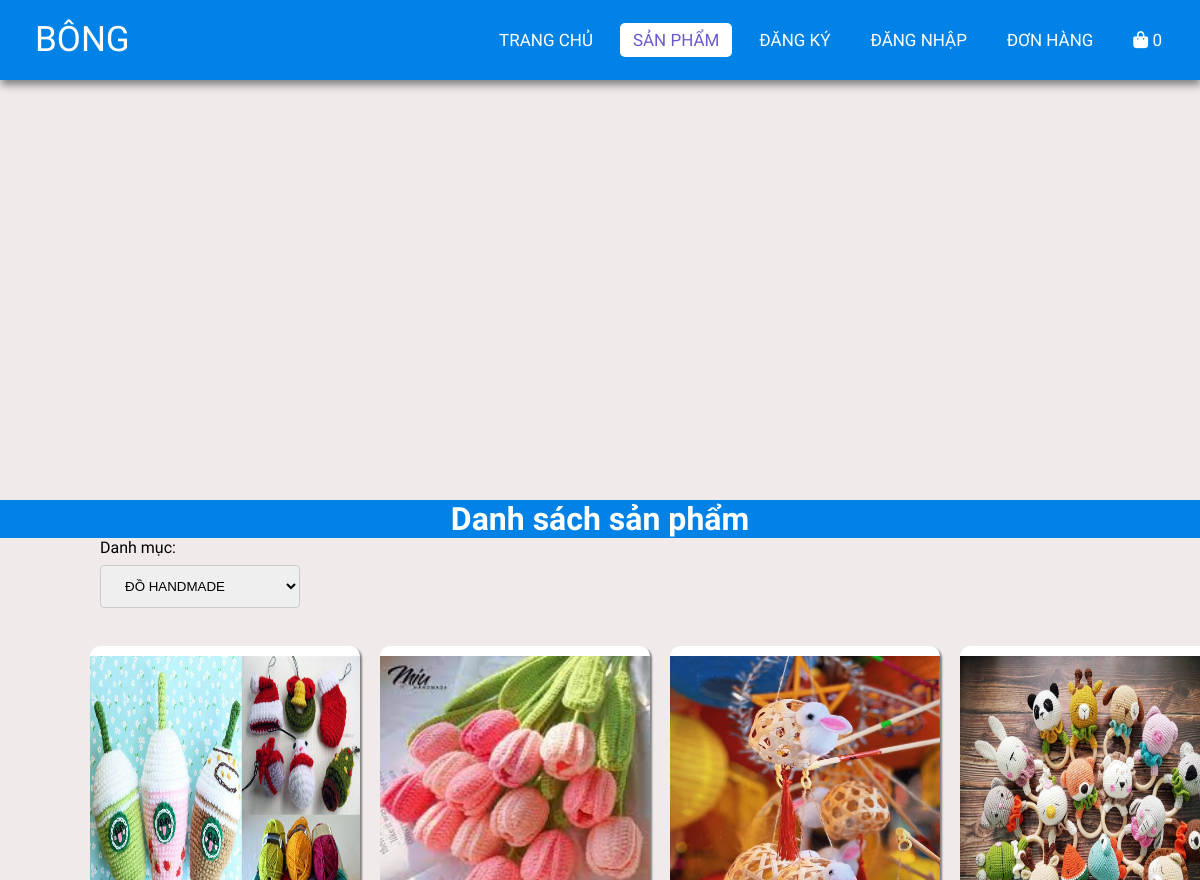
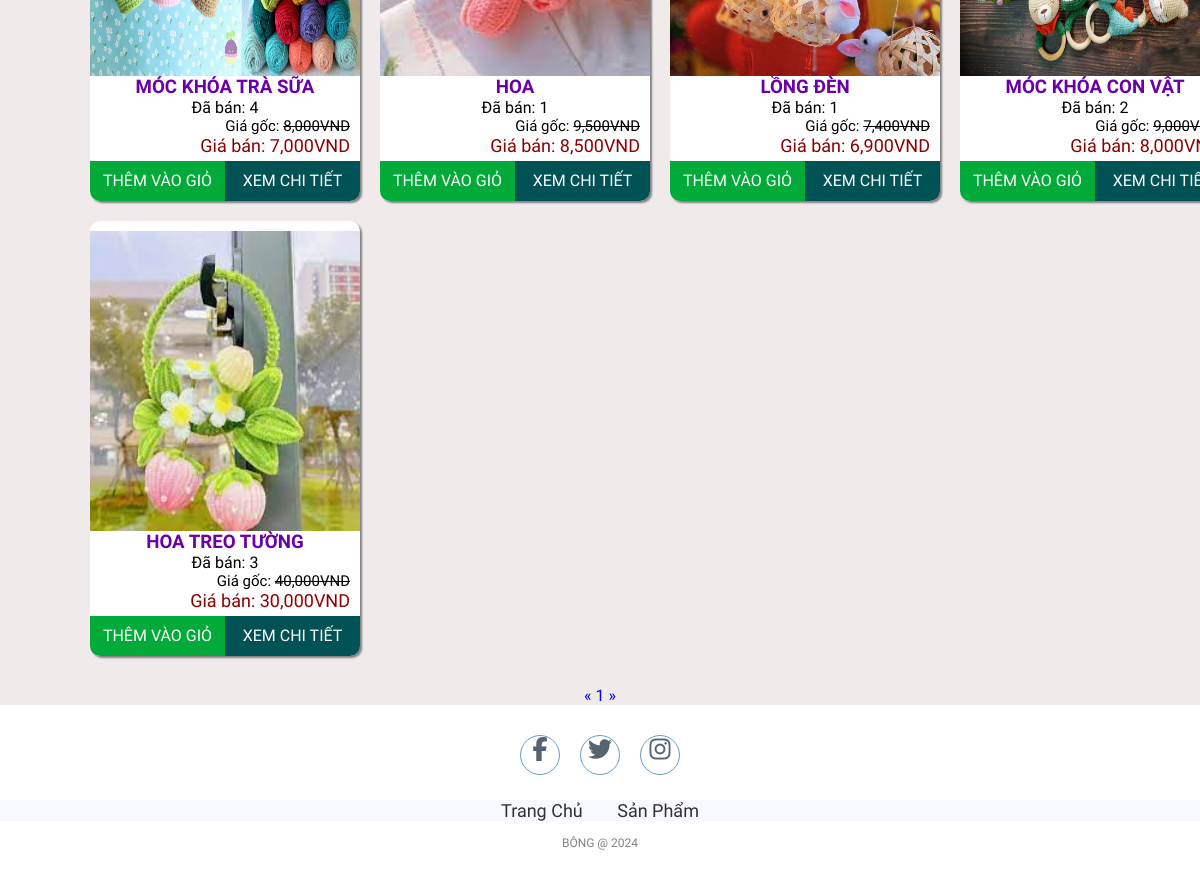
The app's page /productList.php with its own data (2 pictures, top to bottom).
### tables this page shows
CREATE TABLE `products` (
  `id` int(11) NOT NULL,
  `name` varchar(255) NOT NULL,
  `originalPrice` decimal(10,0) NOT NULL,
  `promotionPrice` decimal(10,0) NOT NULL,
  `image` varchar(50) NOT NULL,
  `createdBy` int(11) NOT NULL,
  `createdDate` date NOT NULL,
  `cateId` int(11) NOT NULL,
  `qty` int(11) NOT NULL,
  `des` varchar(1000) NOT NULL,
  `status` tinyint(1) NOT NULL,
  `soldCount` int(11) NOT NULL
);

### lib/database.php (called while the page is built, shortened)
<?php
class Database extends PDO
{
  public $host   = DB_HOST;
  public $user   = DB_USER;
  public $pass   = DB_PASS;
  public $dbname = DB_NAME;
  public $link;
  private function connectDB()
  {
    $this->link = new mysqli(
      $this->host,
      $this->user,
      $this->pass,
      $this->dbname
    );
  }
  public function select($query)
  {
    $result = $this->link->query($query);
    if ($result->num_rows > 0) {
      return $result;
    } else {
      return false;
    }
  }
}

### lib/session.php (called while the page is built, shortened)
<?php
class Session
{
   public static function get($key)
   {
      if (isset($_SESSION[$key])) {
         return $_SESSION[$key];
      } else {
         return false;
      }
   }
}

### classes/cart.php (called while the page is built, shortened)
<?php
$filepath = realpath(dirname(__FILE__));
include_once($filepath . '/../lib/database.php');
include_once($filepath . '/../lib/session.php');
include_once($filepath . '/../classes/product.php');
?>
<?php
class cart
{
    private $db;
    public function __construct()
    {
        $this->db = new Database();
    }
    public function getTotalQtyByUserId()
    {
        $userId = Session::get('userId');
        $query = "SELECT SUM(qty) as total FROM cart WHERE userId = '$userId' ";
        $mysqli_result = $this->db->select($query);
        if ($mysqli_result) {
            $result = mysqli_fetch_all($this->db->select($query), MYSQLI_ASSOC)[0];
            return $result;
        }
        return false;
    }
}
?>

### classes/categories.php (called while the page is built, shortened)
<?php
$filepath = realpath(dirname(__FILE__));
include_once($filepath . '/../lib/database.php');
include_once($filepath . '/../lib/session.php');
?>
<?php
class categories
{
    private $db;
    public function __construct()
    {
        $this->db = new Database();
    }
    public function getAll()
    {
        $query = "SELECT * FROM categories WHERE status = 1";
        $result_mysqli = $this->db->select($query);
        if ($result_mysqli) {
            $result = mysqli_fetch_all($result_mysqli, MYSQLI_ASSOC);
            return $result;
        }
        return false;
    }
}
?>

### classes/product.php (called while the page is built, shortened)
<?php
$filepath = realpath(dirname(__FILE__));
include_once($filepath . '/../lib/database.php');
include_once($filepath . '/../lib/session.php');
?>
<?php
class product
{
    private $db;
    public function __construct()
    {
        $this->db = new Database();
    }
    public function getCountPagingClient($cateId, $row = 8)
    {
        $query = "SELECT COUNT(*) FROM products WHERE cateId = $cateId";
        $mysqli_result = $this->db->select($query);
        if ($mysqli_result) {
            $totalrow = intval((mysqli_fetch_all($mysqli_result, MYSQLI_ASSOC)[0])['COUNT(*)']);
            $result = ceil($totalrow / $row);
            return $result;
        }
        return false;
    }
    public function getProductsByCateId($page = 1, $cateId, $total = 8)
    {
        $tmp = ($page - 1) * $total;
        $query =
            "SELECT *
			 FROM products
			 WHERE status = 1 AND cateId = $cateId
             LIMIT $tmp,$total";
        $mysqli_result = $this->db->select($query);
        if ($mysqli_result) {
            $result = mysqli_fetch_all($mysqli_result, MYSQLI_ASSOC);
            return $result;
        }
        return false;
    }
}
?>

### productList.php (the view, shortened to what this page needs)
<?php
include_once 'lib/session.php';
include_once 'classes/product.php';
include_once 'classes/categories.php';
include_once 'classes/cart.php';
$cart = new cart();
$totalQty = $cart->getTotalQtyByUserId();
$product = new product();
$list = $product->getProductsByCateId((isset($_GET['page']) ? $_GET['page'] : 1), (isset($_GET['cateId']) ? $_GET['cateId'] : 2));
$pageCount = $product->getCountPagingClient((isset($_GET['cateId']) ? $_GET['cateId'] : 2));
$categories = new categories();
$categoriesList = $categories->getAll();
?>
<!DOCTYPE html>
<html lang="en">
<head>
    <link rel="stylesheet" href="css/style.css">
    <link rel="stylesheet" href="https://cdnjs.cloudflare.com/ajax/libs/font-awesome/5.15.4/css/all.min.css">
</head>
<body>
    <nav>
        <label class="logo">BÔNG</label>
        <ul>
            <li><a href="index.php">Trang chủ</a></li>
            <li><a href="productList.php" class="active">Sản phẩm</a></li>
            <?php
            if (isset($_SESSION['user']) && $_SESSION['user']) { ?>
                <li><a href="logout.php" id="signin">Đăng xuất</a></li>
            <?php } else { ?>
                <li><a href="register.php" id="signup">Đăng ký</a></li>
                <li><a href="login.php" id="signin">Đăng nhập</a></li>
            <?php } ?>
            <li><a href="order.php" id="order">Đơn hàng</a></li>
            <li>
                <a href="checkout.php">
                    <i class="fa fa-shopping-bag"></i>
                    <span class="sumItem">
                        <?= ($totalQty['total']) ? $totalQty['total'] : "0" ?>
                    </span>
                </a>
            </li>
        </ul>
    </nav>
    <section class="banner"></section>
    <div class="featuredProducts">
        <h1>Danh sách sản phẩm</h1>
    </div>
    <div class="category">
        Danh mục: <select onchange="location = this.value;">
            <?php
            foreach ($categoriesList as $key => $value) {
                if ($value['id'] == $_GET['cateId']) { ?>
                    <option selected value="productList.php?cateId=<?= $value['id'] ?>"><?= $value['name'] ?></option>
                <?php } else { ?>
                    <option value="productList.php?cateId=<?= $value['id'] ?>"><?= $value['name'] ?></option>
                <?php } ?>
            <?php }
            ?>
        </select>
    </div>
    <div class="container">
        <?php if ($list) {
            foreach ($list as $key => $value) { ?>
                <div class="card">
                    <div class="imgBx">
                        <a href="detail.php?id=<?= $value['id'] ?>"><img src="admin/uploads/<?= $value['image'] ?>" alt=""></a>
                    </div>
                    <div class="content">
                        <div class="productName">
                            <a href="detail.php?id=<?= $value['id'] ?>">
                                <h3><?= $value['name'] ?></h3>
                            </a>
                        </div>
                        <div>
                            Đã bán: <?= $value['soldCount'] ?>
                        </div>
                        <div class="original-price">
                            <?php
                            if ($value['promotionPrice'] < $value['originalPrice']) { ?>
                                Giá gốc: <del><?= number_format($value['originalPrice'], 0, '', ',') ?>VND</del>
                            <?php } else { ?>
                                <p>.</p>
                            <?php } ?>
                        </div>
                        <div class="price">
                            Giá bán: <?= number_format($value['promotionPrice'], 0, '', ',') ?>VND
                        </div>
                        <div class="action">
                            <a class="add-cart" href="add_cart.php?id=<?= $value['id'] ?>">Thêm vào giỏ</a>
                            <a class="detail" href="detail.php?id=<?= $value['id'] ?>">Xem chi tiết</a>
                        </div>
                    </div>
                </div>
            <?php }
        } else { ?>
            <h3>Không có sản phẩm nào...</h3>
        <?php  }
        ?>
    </div>
    <div class="pagination">
        <a href="productList.php?page=<?= (isset($_GET['page'])) ? (($_GET['page'] <= 1) ? 1 : $_GET['page'] - 1) : 1 ?>&cateId=<?= (isset($_GET['cateId'])) ? $_GET['cateId'] : 2 ?>">&laquo;</a>
        <?php
        for ($i = 1; $i <= $pageCount; $i++) {
            if (isset($_GET['page'])) {
                if ($i == $_GET['page']) { ?>
                    <a class="active" href="productList.php?page=<?= $i ?>&cateId=<?= (isset($_GET['cateId'])) ? $_GET['cateId'] : 2 ?>"><?= $i ?></a>
                <?php } else { ?>
                    <a href="productList.php?page=<?= $i ?>&cateId=<?= (isset($_GET['cateId'])) ? $_GET['cateId'] : 2 ?>"><?= $i ?></a>
                <?php  }
            } else { ?>
                <a href="productList.php?page=<?= $i ?>&cateId=<?= (isset($_GET['cateId'])) ? $_GET['cateId'] : 2 ?>"><?= $i ?></a>
            <?php  } ?>
        <?php }
        ?>
        <a href="productList.php?page=<?= (isset($_GET['page'])) ? $_GET['page'] + 1 : 2 ?>&cateId=<?= (isset($_GET['cateId'])) ? $_GET['cateId'] : 2 ?>">&raquo;</a>
    </div>
    <footer>
        <div class="social">
            <a href="https://www.facebook.com/profile.php?id=100061695790048"><i class="fa fa-facebook" aria-hidden="true"></i></a>
            <a href="https://www.facebook.com/profile.php?id=100061695790048"><i class="fa fa-twitter" aria-hidden="true"></i></a>
            <a href="https://www.facebook.com/profile.php?id=100061695790048"><i class="fa fa-instagram" aria-hidden="true"></i></a>
        </div>
        <ul class="list">
            <li>
                <a href="./">Trang Chủ</a>
            </li>
            <li>
                <a href="productList.php">Sản Phẩm</a>
            </li>
        </ul>
        <p class="copyright">BÔNG @ 2024</p>
    </footer>
</body>
</html>

### css/style.css (style rules this page uses)
* { padding: 0; margin: 0; text-decoration: none; list-style: none; box-sizing: border-box; }
body { font-family: Mitr; background: rgb(240, 234, 234); }
nav { top: 0; background: #0082e6; height: 80px; width: 100%; position: fixed; z-index: 9999; box-shadow: 1px 5px 8px gray; }
label.logo { color: white; font-size: 35px; line-height: 80px; padding: 0 35px; }
nav ul { float: right; margin-right: 20px; }
nav ul li { display: inline-block; line-height: 80px; margin: 0 5px; }
nav ul li a { color: white; font-size: 17px; padding: 7px 13px; border-radius: 3px; text-transform: uppercase; border-radius: 5px; transition: 0.5s; }
a.active, a:hover { background: white; color: slateblue; }
.banner { background: url('../images/bia.jpg') background-size: cover; height: 500px; }
.featuredProducts { text-align: center; background-color: #0082e6; color: white; }
.container { display: flex; position: relative; width: 90%; display: grid; grid-template-columns: 270px 270px 270px 270px; grid-gap: 20px; padding: 30px; z-index: 0; margin: auto; }
.container .card { width: 100%; background: #fff; border-radius: 10px; box-shadow: 2px 2px 2px gray; }
.container .card .imgBx { position: relative; width: 100%; height: 300px; margin-top: 10px; overflow: hidden; }
.container .card .imgBx img { position: absolute; top: 0; left: 0; width: 100%; height: 100%; transition: 0.5s; }
.container .card .content { text-align: center; }
.productName a { color: #6b00a8; }
.container .card .content .price { text-align: center; color: darkred; margin-right: 10px; text-align: right; font-size: 18px; }
.container .card .content .original-price { text-align: center; margin-right: 10px; text-align: right; font-size: 15px; }
.action { display: flex; height: 40px; line-height: 40px; text-transform: uppercase; margin-top: 5px; }
.action .add-cart { width: 50%; background: #01aa39; color: white; border-bottom-left-radius: 10px; font-size: 16px; cursor: pointer; transition: 0.3s; }
.action .detail { width: 50%; background: rgb(1, 82, 85); color: white; border-bottom-right-radius: 10px; font-size: 16px; cursor: pointer; transition: 0.3s; }
footer { padding: 30px 0; background-color:white; }
footer .social { text-align: center; padding-bottom: 25px; color: white; }
footer .social a { color: inherit; font-size: 24px; border: 1px solid steelblue; width: 40px; height: 40px; display: inline-block; text-align: center; border-radius: 50%; margin: 0 8px; transition: 0.5s; background-color: white; color: #2c3e50; opacity: 0.8; }
footer ul { margin-top: 0; padding: 0; list-style: none; font-size: 18px; margin-bottom: 0; text-align: center; }
footer ul a { color: inherit; text-decoration: none; opacity: 0.8; }
footer ul li { display: inline; padding: 0 15px; }
footer .copyright { margin-top: 15px; text-align: center; font-size: 12px; color: gray; }
.list { background-color: ghostwhite; }
input[type=text], input[type=password], input[type=email], input[type=number], textarea, select { width: 100%; padding: 12px 20px; margin: 8px 0; border: 1px solid #ccc; border-radius: 4px; }
del { text-decoration: line-through; }
.category { margin-left: 100px; width: 200px; }
.pagination { text-align: center; }

### records on screen
products: image (picture), name "MÓC KHÓA TRÀ SỮA", soldCount "4", originalPrice "8,000", promotionPrice "7,000"
products: image (picture), name "HOA", soldCount "1", originalPrice "9,500", promotionPrice "8,500"
products: image (picture), name "LỒNG ĐÈN", soldCount "1", originalPrice "7,400", promotionPrice "6,900"
products: image (picture), name "MÓC KHÓA CON VẬT", soldCount "2", originalPrice "9,000", promotionPrice "8,000"
products: image (picture), name "HOA TREO TƯỜNG", soldCount "3", originalPrice "40,000", promotionPrice "30,000"

### other values on screen
form field value "ĐỒ HANDMADE"
